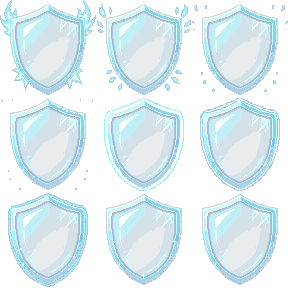
#> input picture source/popol_kupa/adjusted/S2 Shield Start.png, 288 x 288 px, found by its file name
$ python compile_popol_animations.py
#> lines starting #> are read from the running program, lines starting #| are printed output that depends on the picture
"""Compile supplied native-size sheets; derive alpha-only shields and mirrored variants."""
from pathlib import Path
import json, hashlib
from PIL import Image, ImageOps
ROOT=Path(__file__).resolve().parents[1]
SRC=ROOT/'source/popol_kupa/received'
ADJ=ROOT/'source/popol_kupa/adjusted'; ADJ.mkdir(exist_ok=True)
report={}
for name in ['S2 Shield Start.png','S2 Shield Loop.png']:
    im=Image.open(SRC/name).convert('RGBA'); old=im.copy()
#> further down, im is the input picture: PIL image 288x288 RGBA; mean R, G, B, A 71.7, 102.6, 116.3, 57.5
    pixels=[]
    for r,g,b,a in im.getdata():
        # Gray fill 18%; luminous cyan rim/sparks 60%; darker rim 35%.
        factor=.18 if max(r,g,b)-min(r,g,b)<45 else (.60 if b>200 and g-r>35 else .35)
        pixels.append((r,g,b,round(a*factor)))
#> this loop made 82944 passes
#> (r, g, b, a, factor) on passes 1 to 3: (0, 0, 0, 0, 0.18), (0, 0, 0, 0, 0.18), (0, 0, 0, 0, 0.18)
#> after the loop, pixels = 82944 items
    im.putdata(pixels); im.save(ADJ/name)
#> after `im.putdata(pixels)`:
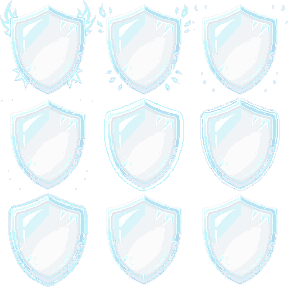
#> im: PIL image 288x288 RGBA; mean R, G, B, A 71.7, 102.6, 116.3, 26.1; transparent parts drawn white
    assert im.size==old.size and im.convert('RGB').tobytes()==old.convert('RGB').tobytes()
    assert all(a[3]==0 for a,b in zip(im.getdata(),old.getdata()) if b[3]==0)
    report[name]={'source_sha256':hashlib.sha256((SRC/name).read_bytes()).hexdigest(),'rgb_unchanged':True,'size':list(im.size),'alpha_only':True}
#> pass 2 of the loop `for name in ['S2 Shield Start.png','S2 Shield Loop.png']:`:
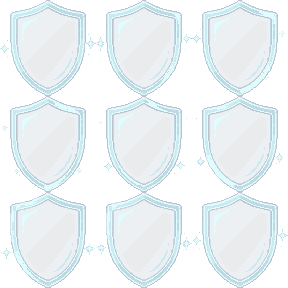
#> input picture source/popol_kupa/adjusted/S2 Shield Loop.png, 288 x 288 px, found by its file name
#> im is the input picture: PIL image 288x288 RGBA; mean R, G, B, A 91.7, 108.4, 115.1, 49.1
#> the loop `for r,g,b,a in im.getdata():` made 82944 passes
#> `im.putdata(pixels)`:
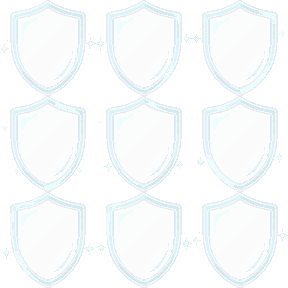
#> im: PIL image 288x288 RGBA; mean R, G, B, A 91.7, 108.4, 115.1, 20.7; transparent parts drawn white

def compile_sheet(stem,filename,total,ground,seconds):
    im=Image.open((ADJ if filename.startswith('S2 Shield') else SRC)/filename).convert('RGBA')
    cols=3 if total==9 else 1;rows=3 if total==9 else 1
    w,h=im.width//cols,im.height//rows
    assert im.width%cols==0 and im.height%rows==0
    for left in [False,True]:
        # Mirror each cell independently, retaining row-major frame order.
        sheet=im.copy()
        if left:
            for i in range(total):
                x,y=i%cols*w,i//cols*h
                sheet.paste(ImageOps.mirror(im.crop((x,y,x+w,y+h))),(x,y))
        path=ROOT/'effects'/('popol_anim_'+stem+('_left' if left else ''))
        sheet.save(str(path)+'#sheet.png')
        frames=[{'duration':seconds/total,'data':{'x':i%cols*w,'y':i//cols*h,'w':w,'h':h}}for i in range(total)]
        Path(str(path)+'#anim.fanim').write_text(json.dumps({'anchor_x':.5,'anchor_y':ground/h,'anims':{'main':{'frames':frames}}},indent=1)+'\n')
    return w,h

registry=[]
def add(form,motions,cell,ground):
    for motion in motions:
        name=f'{form}_{motion}'; filename=name+'.png'
        seconds={'run':.6,'idle':1.2,'start':.35,'end':.35,'hit':.2,'dead':.9,'attack':.33,'skill':.3,'skill2':.3,'ult':.3,'pray':1.,'transform':.6}.get(motion,.9)
        # Supplied start scenes are wider but retain their original 96px height.
        actual_ground=79 if motion=='start' else ground
        compile_sheet(name,filename,9,actual_ground,seconds)
        registry.append((name,form,motion))
#> (the run stopped early here; a loop or call above may not have finished)
